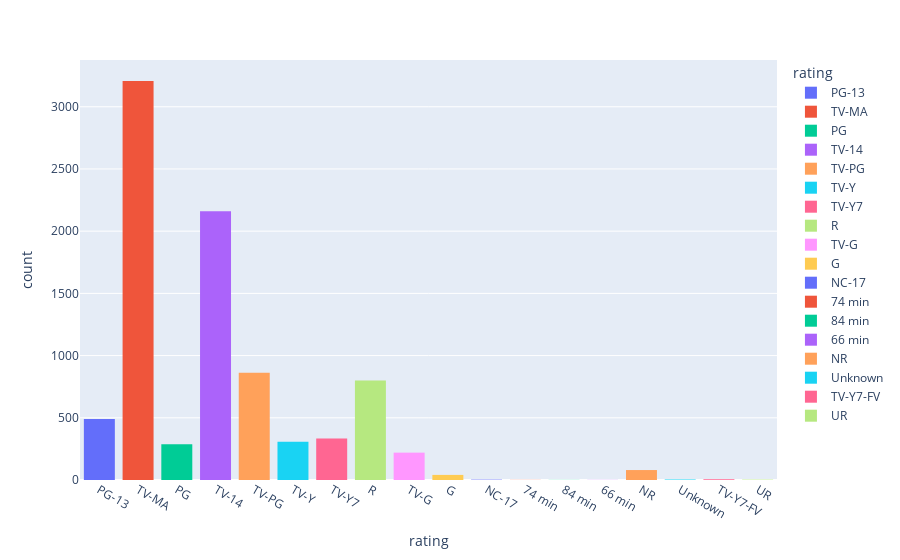

The notebook cell this image was saved under:
### Markdown cell above
**Netflix Content Rating Distribution**

the Plotly library to create a histogram visualization of the distribution of content ratings in the Netflix dataset. The 'rating' column is used as the variable of interest on the x-axis, and different content ratings are color-coded for visual distinction.

### Code cell
fig = px.histogram(n_data, x="rating", color="rating")
fig.update_layout(
    bargap=0.2
)
fig.show()

### Figure 1 — Plotly figure (JSON) as saved in the notebook; plotly's stock layout.template omitted (floating-point values rounded to 4 significant figures; data arrays with more than 128 entries replaced by an {"elided": "..."} marker saying what was removed)
{"data": [{"alignmentgroup": "True", "bingroup": "x", "hovertemplate": "rating=%{x}<br>count=%{y}<extra></extra>", "legendgroup": "PG-13", "marker": {"color": "#636efa", "pattern": {"shape": ""}}, "name": "PG-13", "offsetgroup": "PG-13", "orientation": "v", "showlegend": true, "type": "histogram", "x": {"elided": "490 str values"}, "xaxis": "x", "yaxis": "y"}, {"alignmentgroup": "True", "bingroup": "x", "hovertemplate": "rating=%{x}<br>count=%{y}<extra></extra>", "legendgroup": "TV-MA", "marker": {"color": "#EF553B", "pattern": {"shape": ""}}, "name": "TV-MA", "offsetgroup": "TV-MA", "orientation": "v", "showlegend": true, "type": "histogram", "x": {"elided": "3207 str values"}, "xaxis": "x", "yaxis": "y"}, {"alignmentgroup": "True", "bingroup": "x", "hovertemplate": "rating=%{x}<br>count=%{y}<extra></extra>", "legendgroup": "PG", "marker": {"color": "#00cc96", "pattern": {"shape": ""}}, "name": "PG", "offsetgroup": "PG", "orientation": "v", "showlegend": true, "type": "histogram", "x": {"elided": "287 str values"}, "xaxis": "x", "yaxis": "y"}, {"alignmentgroup": "True", "bingroup": "x", "hovertemplate": "rating=%{x}<br>count=%{y}<extra></extra>", "legendgroup": "TV-14", "marker": {"color": "#ab63fa", "pattern": {"shape": ""}}, "name": "TV-14", "offsetgroup": "TV-14", "orientation": "v", "showlegend": true, "type": "histogram", "x": {"elided": "2160 str values"}, "xaxis": "x", "yaxis": "y"}, {"alignmentgroup": "True", "bingroup": "x", "hovertemplate": "rating=%{x}<br>count=%{y}<extra></extra>", "legendgroup": "TV-PG", "marker": {"color": "#FFA15A", "pattern": {"shape": ""}}, "name": "TV-PG", "offsetgroup": "TV-PG", "orientation": "v", "showlegend": true, "type": "histogram", "x": {"elided": "863 str values"}, "xaxis": "x", "yaxis": "y"}, {"alignmentgroup": "True", "bingroup": "x", "hovertemplate": "rating=%{x}<br>count=%{y}<extra></extra>", "legendgroup": "TV-Y", "marker": {"color": "#19d3f3", "pattern": {"shape": ""}}, "name": "TV-Y", "offsetgroup": "TV-Y", "orientation": "v", "showlegend": true, "type": "histogram", "x": {"elided": "307 str values"}, "xaxis": "x", "yaxis": "y"}, {"alignmentgroup": "True", "bingroup": "x", "hovertemplate": "rating=%{x}<br>count=%{y}<extra></extra>", "legendgroup": "TV-Y7", "marker": {"color": "#FF6692", "pattern": {"shape": ""}}, "name": "TV-Y7", "offsetgroup": "TV-Y7", "orientation": "v", "showlegend": true, "type": "histogram", "x": {"elided": "334 str values"}, "xaxis": "x", "yaxis": "y"}, {"alignmentgroup": "True", "bingroup": "x", "hovertemplate": "rating=%{x}<br>count=%{y}<extra></extra>", "legendgroup": "R", "marker": {"color": "#B6E880", "pattern": {"shape": ""}}, "name": "R", "offsetgroup": "R", "orientation": "v", "showlegend": true, "type": "histogram", "x": {"elided": "799 str values"}, "xaxis": "x", "yaxis": "y"}, {"alignmentgroup": "True", "bingroup": "x", "hovertemplate": "rating=%{x}<br>count=%{y}<extra></extra>", "legendgroup": "TV-G", "marker": {"color": "#FF97FF", "pattern": {"shape": ""}}, "name": "TV-G", "offsetgroup": "TV-G", "orientation": "v", "showlegend": true, "type": "histogram", "x": {"elided": "220 str values"}, "xaxis": "x", "yaxis": "y"}, {"alignmentgroup": "True", "bingroup": "x", "hovertemplate": "rating=%{x}<br>count=%{y}<extra></extra>", "legendgroup": "G", "marker": {"color": "#FECB52", "pattern": {"shape": ""}}, "name": "G", "offsetgroup": "G", "orientation": "v", "showlegend": true, "type": "histogram", "x": ["G", "G", "G", "G", "G", "G", "G", "G", "G", "G", "G", "G", "G", "G", "G", "G", "G", "G", "G", "G", "G", "G", "G", "G", "G", "G", "G", "G", "G", "G", "G", "G", "G", "G", "G", "G", "G", "G", "G", "G", "G"], "xaxis": "x", "yaxis": "y"}, {"alignmentgroup": "True", "bingroup": "x", "hovertemplate": "rating=%{x}<br>count=%{y}<extra></extra>", "legendgroup": "NC-17", "marker": {"color": "#636efa", "pattern": {"shape": ""}}, "name": "NC-17", "offsetgroup": "NC-17", "orientation": "v", "showlegend": true, "type": "histogram", "x": ["NC-17", "NC-17", "NC-17"], "xaxis": "x", "yaxis": "y"}, {"alignmentgroup": "True", "bingroup": "x", "hovertemplate": "rating=%{x}<br>count=%{y}<extra></extra>", "legendgroup": "74 min", "marker": {"color": "#EF553B", "pattern": {"shape": ""}}, "name": "74 min", "offsetgroup": "74 min", "orientation": "v", "showlegend": true, "type": "histogram", "x": ["74 min"], "xaxis": "x", "yaxis": "y"}, {"alignmentgroup": "True", "bingroup": "x", "hovertemplate": "rating=%{x}<br>count=%{y}<extra></extra>", "legendgroup": "84 min", "marker": {"color": "#00cc96", "pattern": {"shape": ""}}, "name": "84 min", "offsetgroup": "84 min", "orientation": "v", "showlegend": true, "type": "histogram", "x": ["84 min"], "xaxis": "x", "yaxis": "y"}, {"alignmentgroup": "True", "bingroup": "x", "hovertemplate": "rating=%{x}<br>count=%{y}<extra></extra>", "legendgroup": "66 min", "marker": {"color": "#ab63fa", "pattern": {"shape": ""}}, "name": "66 min", "offsetgroup": "66 min", "orientation": "v", "showlegend": true, "type": "histogram", "x": ["66 min"], "xaxis": "x", "yaxis": "y"}, {"alignmentgroup": "True", "bingroup": "x", "hovertemplate": "rating=%{x}<br>count=%{y}<extra></extra>", "legendgroup": "NR", "marker": {"color": "#FFA15A", "pattern": {"shape": ""}}, "name": "NR", "offsetgroup": "NR", "orientation": "v", "showlegend": true, "type": "histogram", "x": ["NR", "NR", "NR", "NR", "NR", "NR", "NR", "NR", "NR", "NR", "NR", "NR", "NR", "NR", "NR", "NR", "NR", "NR", "NR", "NR", "NR", "NR", "NR", "NR", "NR", "NR", "NR", "NR", "NR", "NR", "NR", "NR", "NR", "NR", "NR", "NR", "NR", "NR", "NR", "NR", "NR", "NR", "NR", "NR", "NR", "NR", "NR", "NR", "NR", "NR", "NR", "NR", "NR", "NR", "NR", "NR", "NR", "NR", "NR", "NR", "NR", "NR", "NR", "NR", "NR", "NR", "NR", "NR", "NR", "NR", "NR", "NR", "NR", "NR", "NR", "NR", "NR", "NR", "NR", "NR"], "xaxis": "x", "yaxis": "y"}, {"alignmentgroup": "True", "bingroup": "x", "hovertemplate": "rating=%{x}<br>count=%{y}<extra></extra>", "legendgroup": "Unknown", "marker": {"color": "#19d3f3", "pattern": {"shape": ""}}, "name": "Unknown", "offsetgroup": "Unknown", "orientation": "v", "showlegend": true, "type": "histogram", "x": ["Unknown", "Unknown", "Unknown", "Unknown"], "xaxis": "x", "yaxis": "y"}, {"alignmentgroup": "True", "bingroup": "x", "hovertemplate": "rating=%{x}<br>count=%{y}<extra></extra>", "legendgroup": "TV-Y7-FV", "marker": {"color": "#FF6692", "pattern": {"shape": ""}}, "name": "TV-Y7-FV", "offsetgroup": "TV-Y7-FV", "orientation": "v", "showlegend": true, "type": "histogram", "x": ["TV-Y7-FV", "TV-Y7-FV", "TV-Y7-FV", "TV-Y7-FV", "TV-Y7-FV", "TV-Y7-FV"], "xaxis": "x", "yaxis": "y"}, {"alignmentgroup": "True", "bingroup": "x", "hovertemplate": "rating=%{x}<br>count=%{y}<extra></extra>", "legendgroup": "UR", "marker": {"color": "#B6E880", "pattern": {"shape": ""}}, "name": "UR", "offsetgroup": "UR", "orientation": "v", "showlegend": true, "type": "histogram", "x": ["UR", "UR", "UR"], "xaxis": "x", "yaxis": "y"}], "layout": {"bargap": 0.2, "barmode": "relative", "legend": {"title": {"text": "rating"}, "tracegroupgap": 0}, "margin": {"t": 60}, "xaxis": {"anchor": "y", "categoryarray": ["PG-13", "TV-MA", "PG", "TV-14", "TV-PG", "TV-Y", "TV-Y7", "R", "TV-G", "G", "NC-17", "74 min", "84 min", "66 min", "NR", "Unknown", "TV-Y7-FV", "UR"], "categoryorder": "array", "domain": [0, 1], "title": {"text": "rating"}}, "yaxis": {"anchor": "x", "domain": [0, 1], "title": {"text": "count"}}}}
